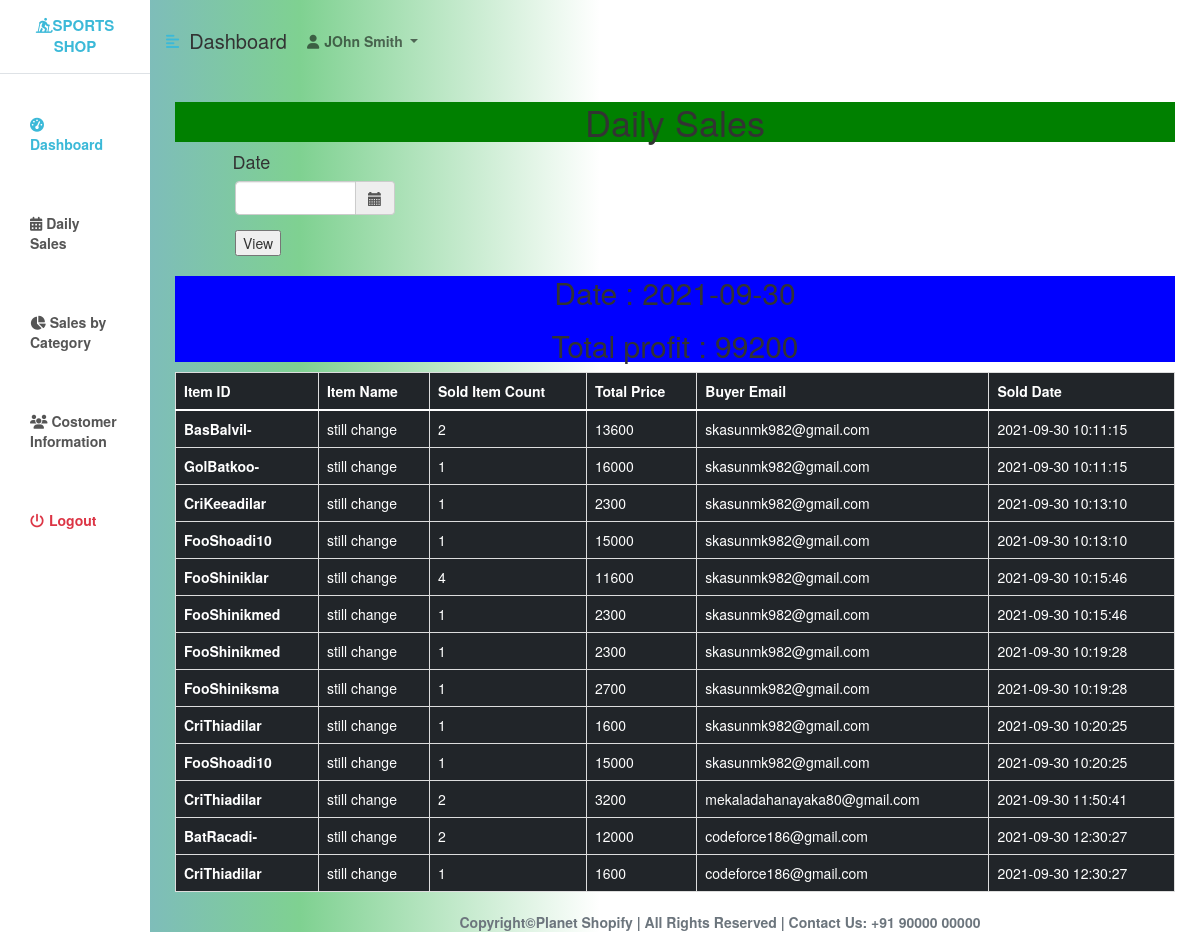
Page /adminPage/dailySales.php on the earlier database version.
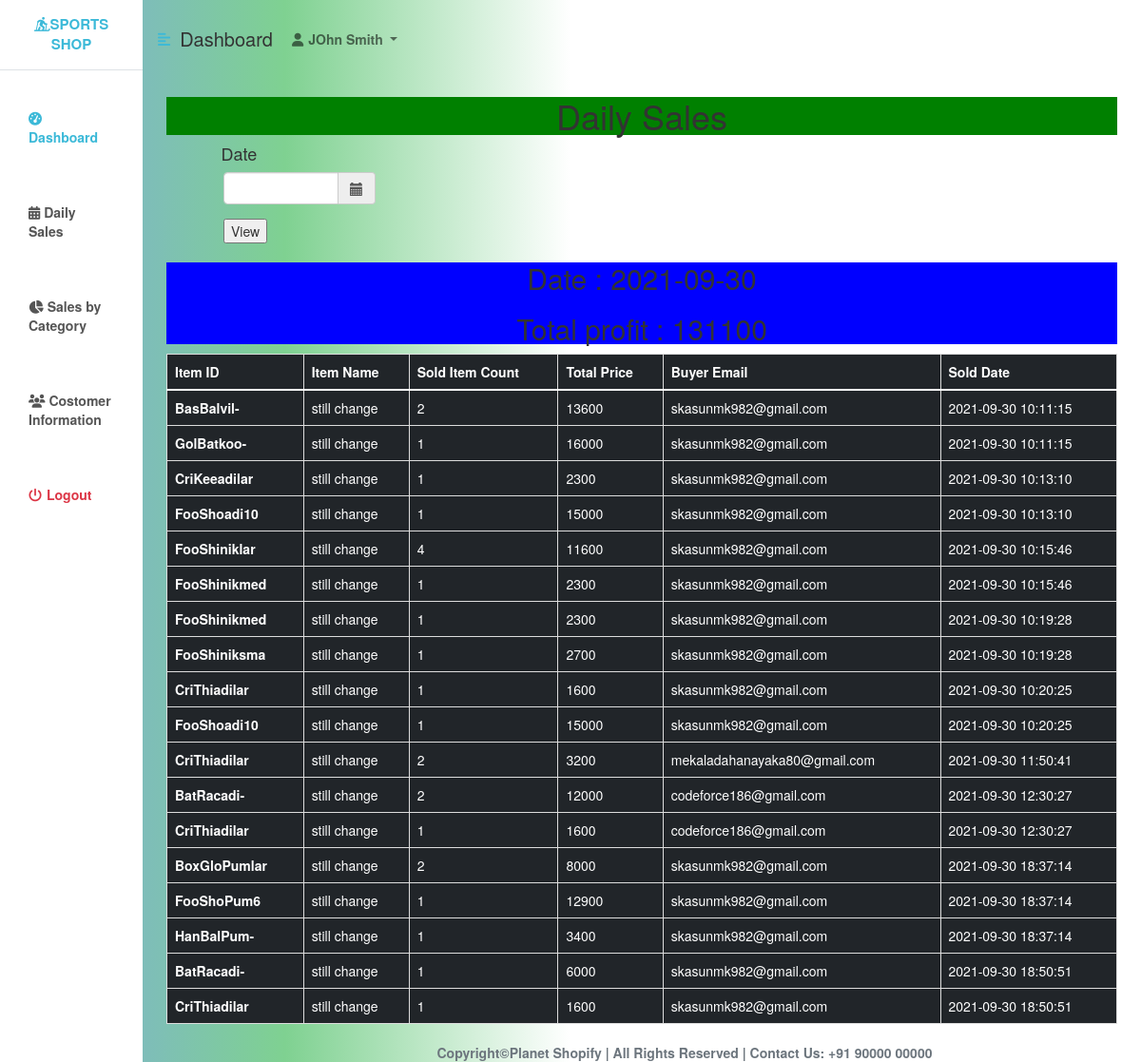
Same page on the later database version.
### tables this page shows
CREATE TABLE IF NOT EXISTS `sales` (
  `id` varchar(30) NOT NULL,
  `count` int(20) NOT NULL,
  `price` int(20) NOT NULL,
  `email` varchar(40) NOT NULL,
  `soldDate` timestamp NOT NULL DEFAULT CURRENT_TIMESTAMP
);

### adminPage/dailySales.php (the view, shortened to what this page needs)
<?php
include '../include/Connection.php';
$selectDate = date('Y-m-d');
$getDetailsOfSales = "SELECT * FROM sales WHERE soldDate LIKE '$selectDate%'";
$salesOfDate = $con->query($getDetailsOfSales);
$getSelectDateProfit = "SELECT SUM(price) FROM sales WHERE soldDate LIKE '$selectDate%'";
$selectDateProfit = $con->query($getSelectDateProfit);
$profit = $selectDateProfit->fetch_array();
?>
<!DOCTYPE html>
<html lang="en">
<head>
    <?php include 'include/csslinks.php'; ?>
</head>
<body>
<div class="d-flex" id="wrapper">
        <?php include 'include/sideBar.php'?>
        <div id="page-content-wrapper">
                 <?php include 'include/headerNav.php'?>
                 <nav style="background-color: green; text-align:center;width:100rem;margin-right: auto;margin-left: auto;"><h1>Daily Sales</h1> </nav>
                 <div class="container">
                       <div class="row" style="margin-left: 60px;">
			            <h4>Date</h4>
	                   </div>
	              	   <div class="row">
	                            <div class='col-sm-3' style="width: 190px; border-radius: 25px;margin-left: 70px;">
	                                 	<form method="POST" action="<?php $_SERVER['PHP_SELF']; ?>">
		                                        <div class="form-group">
		                                                 <div class='input-group date' id='datepicker'>
		                                                 <input type='text' class="form-control" name="selectDate">
		                                                 <span class="input-group-addon" >
		                                                 <span class="glyphicon glyphicon-calendar"></span>
		                                                 </span>
		                                                 </div>
		                                        </div>
                                                <input type="submit" name="Datesubmit" id="Datesubmit" value="View" style="margin-left: 0px;">
		                                </form>
	                            </div>
	                   </div>
	             </div>
                 <nav style="background-color: blue; text-align:center;width:100rem;margin-right: auto;margin-left: auto;">
                              <h2>Date :
                                     <?php echo $selectDate; ?>
                              </h2>
                              <h2>
                                    Total profit : <?php echo $profit['SUM(price)']; ?>
                              </h2>
                </nav>
                 <table class="table table-bordered table-dark" style="width: 100rem ; margin-right: auto;margin-left: auto;">
                            <thead>
                                       <tr>
                                              <th scope="col">Item ID</th>
                                              <th scope="col">Item Name</th>
                                              <th scope="col">Sold Item Count</th>
                                              <th scope="col">Total Price</th>
                                              <th scope="col">Buyer Email</th>
                                              <th scope="col">Sold Date</th>
                                       </tr>
                            </thead>
                            <tbody>
                                <?php
                                     if($salesOfDate ->num_rows >0){
                                         while($row = $salesOfDate->fetch_array()){
                                 ?>
                                <tr>
                                         <th><?php echo $row['id']; ?></th>
                                         <td><?php echo "still change"; ?></td>
                                         <td><?php echo $row['count']; ?></td>
                                         <td><?php echo $row['price']; ?></td>
                                         <td><?php echo $row['email']; ?></td>
                                         <td><?php echo $row['soldDate']; ?></td>
                                </tr>
                               <?php
                                    }
                                  }  ?>
                            </tbody>
                 </table>
            <?php include 'include/footer.php'; ?>
         </div>
</div>
</body>
</html>

### adminPage/include/csslinks.php (shortened to what this page needs)
<link href="https://cdn.jsdelivr.net/npm/bootstrap@5.0.0-beta3/dist/css/bootstrap.min.css" rel="stylesheet" />
    <link rel="stylesheet" href="https://cdnjs.cloudflare.com/ajax/libs/font-awesome/5.15.3/css/all.min.css" />
    <link href="https://maxcdn.bootstrapcdn.com/bootstrap/3.3.0/css/bootstrap.min.css" rel="stylesheet" id="bootstrap-css">
	<link href="https://cdnjs.cloudflare.com/ajax/libs/bootstrap-datepicker/1.7.1/css/bootstrap-datepicker3.css" rel="stylesheet" id="bootstrap-css">
    <link rel="stylesheet" href="adminHome.css" />

### adminPage/include/sideBar.php
<div class="bg-white" id="sidebar-wrapper">
          <div class="sidebar-heading text-center py-4 primary-text fs-4 fw-bold text-uppercase border-bottom"><i class="fas fa-skiing-nordic"></i>Sports Shop</div>
          <div class="list-group list-group-flush my-3">
              <a href="adminHome.php" class="list-group-item list-group-item-action bg-transparent second-text active"><i class="fas fa-tachometer-alt me-2"></i>Dashboard</a>
              <a href="dailySales.php" class="list-group-item list-group-item-action bg-transparent second-text fw-bold"><i class="fas fa-calendar-alt"></i> Daily Sales</a>
              <a href="salesByCategory.php" class="list-group-item list-group-item-action bg-transparent second-text fw-bold"><i class="fas fa-chart-pie"></i>  Sales by Category</a>
              <a href="customerInfo.php" class="list-group-item list-group-item-action bg-transparent second-text fw-bold"><i class="fas fa-users"></i>  Costomer Information</a>
              <a href="#" class="list-group-item list-group-item-action bg-transparent text-danger fw-bold"><i class="fas fa-power-off me-2"></i>Logout</a>
          </div>
      </div>

### adminPage/include/headerNav.php (shortened to what this page needs)
<nav class="navbar navbar-expand-lg navbar-light bg-transparent py-4 px-4">
                <div class="d-flex align-items-center">
                    <i class="fas fa-align-left primary-text fs-4 me-3" id="menu-toggle"></i>
                    <h2 class="fs-2 m-0">Dashboard</h2>
                </div>
                <div class="collapse navbar-collapse" id="navbarSupportedContent">
                    <ul class="navbar-nav ms-auto mb-2 mb-lg-0">
                        <li class="nav-item dropdown">
                            <a class="nav-link dropdown-toggle second-text fw-bold" href="#" id="navbarDropdown"
                                role="button" data-bs-toggle="dropdown" aria-expanded="false">
                                <i class="fas fa-user me-2"></i>JOhn Smith
                            </a>
                        </li>
                    </ul>
                </div>
            </nav>

### adminPage/include/footer.php
<footer class="footer">
    <div class="container text-center"><span class="text-muted"><b>Copyright&copy;Planet Shopify | All Rights Reserved | Contact Us: +91 90000 00000</b></span></div>
</footer>

### adminPage/adminHome.css (style rules this page uses)
:root { --main-bg-color: #00189d; --main-text-color: #3bb9d8; --second-text-color: #bbbec5; --second-bg-color: #eef1f5; }
.primary-text { color: var(--main-text-color); }
.second-text { color: var(--second-text-color); }
#wrapper { overflow-x: hidden; background-image: linear-gradient( to right, #7da9e2, #7fd191, #ffffff, #ffffff, #ffffff ); }
#sidebar-wrapper { min-height: 100vh; margin-left: -15rem; -webkit-transition: margin 0.25s ease-out; -moz-transition: margin 0.25s ease-out; -o-transition: margin 0.25s ease-out; transition: margin 0.25s ease-out; }
#sidebar-wrapper .sidebar-heading { padding: 0.875rem 1.25rem; font-size: 1.2rem; }
#sidebar-wrapper .list-group { width: 15rem; }
#page-content-wrapper { min-width: 100vw; }
#menu-toggle { cursor: pointer; }
.list-group-item { border: none; padding: 30px 30px; }
.list-group-item.active { background-color: transparent; color: var(--main-text-color); font-weight: bold; border: none; }
@media (min-width: 768px) { #sidebar-wrapper { margin-left: 0; } }
@media (min-width: 768px) { #page-content-wrapper { min-width: 0; width: 100%; } }

Differences in the rows shown:
added sales: id "BoxGloPumlar", count "2", price "8000", email "skasunmk982@gmail.com", soldDate "2021-09-30 18:37:14"
added sales: id "FooShoPum6", count "1", price "12900", email "skasunmk982@gmail.com", soldDate "2021-09-30 18:37:14"
added sales: id "HanBalPum-", count "1", price "3400", email "skasunmk982@gmail.com", soldDate "2021-09-30 18:37:14"
added sales: id "BatRacadi-", count "1", price "6000", email "skasunmk982@gmail.com", soldDate "2021-09-30 18:50:51"
added sales: id "CriThiadilar", count "1", price "1600", email "skasunmk982@gmail.com", soldDate "2021-09-30 18:50:51"
Other differences:
$profit['SUM(price)']: "99200" → "131100"
